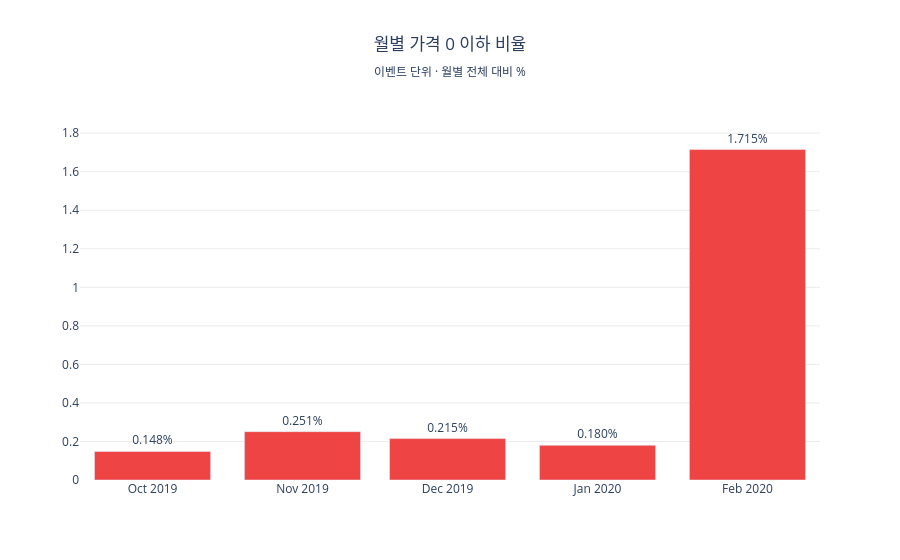

The cell this chart's notebook holds for it:
### Code cell
y = price_by_month['비율_pct']
fig = go.Figure(go.Bar(
    x=price_by_month['월'],
    y=y,
    marker_color='#EF4444',
    text=y.map(lambda v: f"{v:.3f}%"),
    textposition='outside',
))
fig.update_layout(
    title=dict(text='월별 가격 0 이하 비율<br><sub>이벤트 단위 · 월별 전체 대비 %</sub>', x=0.5, xanchor='center'),
    plot_bgcolor='white',
    yaxis=dict(gridcolor='#ececec', range=[0, y.max() * 1.15]),
)
fig.show()

### Figure 1 — Plotly figure (JSON) as saved in the notebook; plotly's stock layout.template omitted (floating-point values rounded to 4 significant figures)
{"data": [{"marker": {"color": "#EF4444"}, "text": ["0.148%", "0.251%", "0.215%", "0.180%", "1.715%"], "textposition": "outside", "type": "bar", "x": ["2019-10", "2019-11", "2019-12", "2020-01", "2020-02"], "y": [0.148, 0.251, 0.215, 0.18, 1.715]}], "layout": {"plot_bgcolor": "white", "title": {"text": "월별 가격 0 이하 비율<br><sub>이벤트 단위 · 월별 전체 대비 %</sub>", "x": 0.5, "xanchor": "center"}, "yaxis": {"gridcolor": "#ececec", "range": [0, 1.972]}}}
